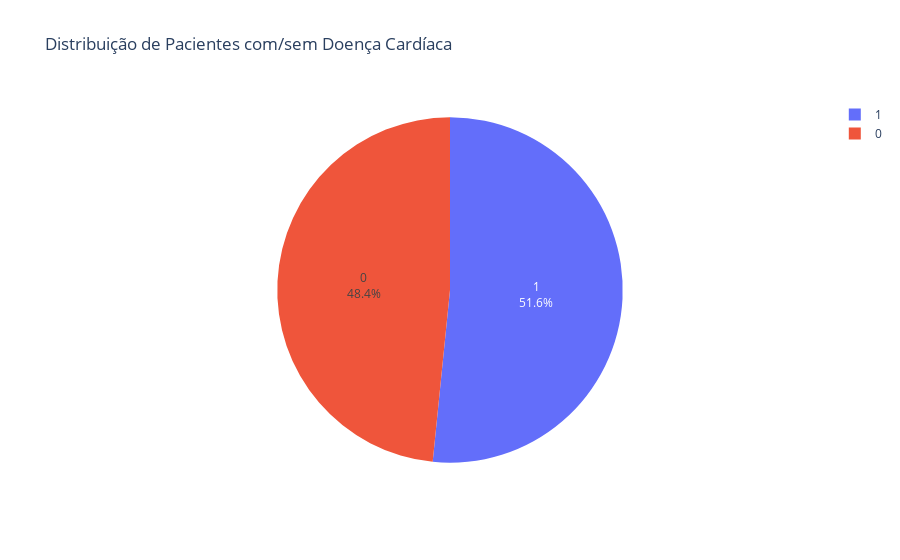

Here is the notebook cell this chart was saved with:
### Markdown cell above
# 1.0 Visualizações Exploratórias

Antes de fazer o encoding e normalização, vamos explorar visualmente os dados.

### Code cell
# Distribuição da variável alvo
fig = px.pie(df1, names='target', title='Distribuição de Pacientes com/sem Doença Cardíaca',
             labels={'target': 'Target', 0: 'Sem Doença', 1: 'Com Doença'})
fig.update_traces(textinfo='percent+label', pull=[0, 0.1])
fig.show()

### Figure 1 — Plotly figure (JSON) as saved in the notebook; plotly's stock layout.template omitted (floating-point values rounded to 4 significant figures; data arrays with more than 128 entries replaced by an {"elided": "..."} marker saying what was removed)
{"data": [{"domain": {"x": [0, 1], "y": [0, 1]}, "hovertemplate": "Target=%{label}<extra></extra>", "labels": {"elided": "1002 int values"}, "legendgroup": "", "name": "", "pull": [0, 0.1], "showlegend": true, "textinfo": "percent+label", "type": "pie"}], "layout": {"legend": {"tracegroupgap": 0}, "title": {"text": "Distribuição de Pacientes com/sem Doença Cardíaca"}}}
